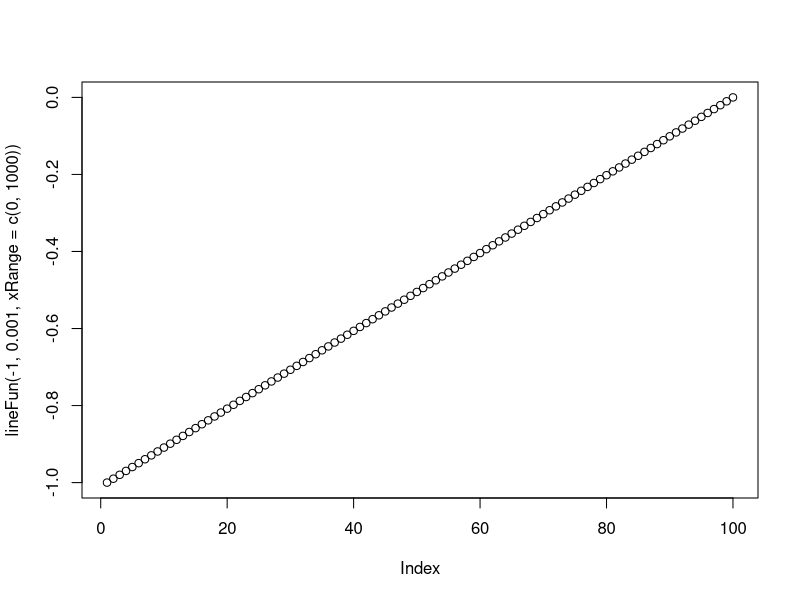
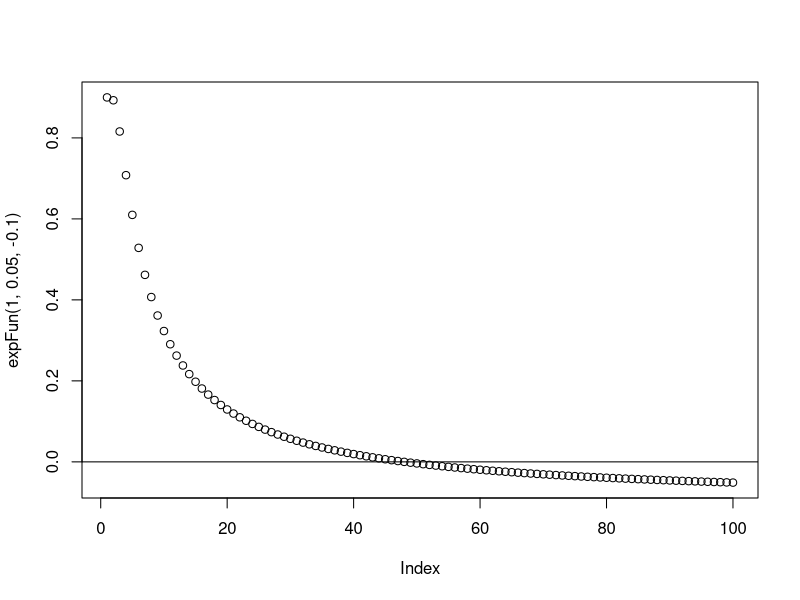
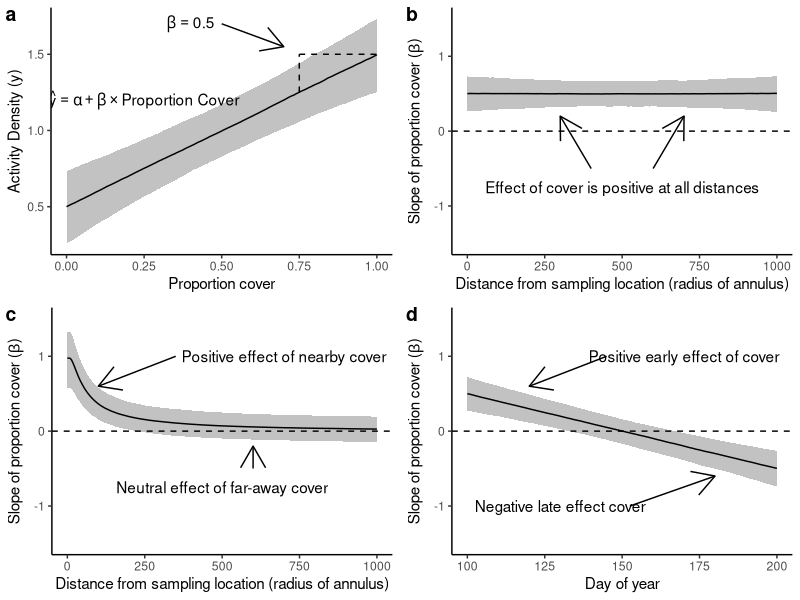

Reproduce these figures in R, in order.
# EXAMPLES OF FUNCTIONAL REGRESSION PLOTS
# USED FOR BOX 1 IN PAPER, EXPLAINING HOW TO INTERPRET FUNCTIONAL REGRESSION PLOTS
# SR FALL 2020

# Load everything ---------------------------------------------------------
library(tidyverse)
library(ggpubr)
theme_set(theme_classic()) #Classic theme

#Functions to simulate

#Line
lineFun <- function(int,slope,xRange=c(-1,1),n=100){
  x <- seq(min(xRange),max(xRange),length.out=n)
  y <- int + slope*x
  return(y)
}
plot(lineFun(-1,0.001,xRange=c(0,1000))) #Works

#Exponential
expFun <- function(a,b,d,xRange=c(0,1),n=100){
  x <- seq(min(xRange),max(xRange),length.out=n)
  y <- a*(1-exp(-b/x))+d
  return(y)
}
plot(expFun(1,0.05,-0.1)); abline(h=0)

#Set seed
set.seed(1)

#Positively sloped line
p1 <- apply(mapply(lineFun,int=rnorm(1000,1,0.1),slope=rnorm(1000,0.5,0.1),MoreArgs=list(n=1000)),
      1,function(x) quantile(x,c(0.05,0.5,0.95))) %>% t(.) %>% 
  data.frame(x=seq(0,1,length.out=length(.[,1])),.) %>% 
  rename(lwr=`X5.`,med=`X50.`,upr=`X95.`) %>% 
  ggplot(aes(x,med))+geom_ribbon(aes(ymax=upr,ymin=lwr),alpha=0.3)+
  geom_line()+
  labs(y='Activity Density (y)',x='Proportion cover')+#ylim(-1.5,1.5)+
  annotate('segment',x=0.75,xend=0.75,y=0.5+0.75,yend=0.5+1,linetype='dashed')+
  annotate('segment',x=0.75,xend=1,y=0.5+1,yend=0.5+1,linetype='dashed')+
  annotate('segment',x=0.5,xend=0.7,y=0.7+1,yend=0.55+1,arrow=arrow())+
  annotate('text',x=0.4,y=1.7,label='beta == 0.5',parse=TRUE)+
  annotate('text',x=0.25,y=1.2,label='hat(y) == alpha + beta %*% Proportion~Cover',parse=TRUE)
  
#Actual function: y = -0.5 + 1 * x
#Inverse: x + 0.5 = y

#Flat line
p2 <- apply(mapply(lineFun,int=rnorm(1000,0.5,0.1),slope=rnorm(1000,0,0.1),MoreArgs=list(n=1000)),
            1,function(x) quantile(x,c(0.05,0.5,0.95))) %>% t(.) %>% 
  data.frame(x=seq(0,1000,length.out=length(.[,1])),.) %>% 
  rename(lwr=`X5.`,med=`X50.`,upr=`X95.`) %>% 
  ggplot(aes(x,med))+geom_ribbon(aes(ymax=upr,ymin=lwr),alpha=0.3)+
  geom_line()+geom_hline(yintercept=0,linetype='dashed')+
  annotate('text',x=500,y=-0.75,label='Effect of cover is positive at all distances')+
  annotate('segment',x=400,xend=300,y=-0.5,yend=0.2,arrow=arrow())+
  annotate('segment',x=600,xend=700,y=-0.5,yend=0.2,arrow=arrow())+
  labs(x='Distance from sampling location (radius of annulus)',y=expression(paste('Slope of proportion cover (',beta,')')))+ylim(-1.5,1.5)

#Exponential
p3 <- apply(mapply(expFun,a=rnorm(1000,1,0.2),b=rnorm(1000,0.05,0.002),d=rnorm(1000,-0.02,0.1),MoreArgs=list(n=1000)),
            1,function(x) quantile(x,c(0.05,0.5,0.95))) %>% t(.) %>% 
  data.frame(x=seq(0,1000,length.out=length(.[,1])),.) %>% 
  rename(lwr=`X5.`,med=`X50.`,upr=`X95.`) %>% 
  ggplot(aes(x,med))+geom_ribbon(aes(ymax=upr,ymin=lwr),alpha=0.3)+
  geom_line()+geom_hline(yintercept=0,linetype='dashed')+
  annotate('text',x=700,y=1,label='Positive effect of nearby cover')+
  annotate('segment',x=350,xend=100,y=1,yend=0.6,arrow=arrow())+
  annotate('text',x=500,y=-0.75,label='Neutral effect of far-away cover')+
  annotate('segment',x=600,xend=600,y=-0.5,yend=-0.2,arrow=arrow())+
  labs(x='Distance from sampling location (radius of annulus)',y=expression(paste('Slope of proportion cover (',beta,')')))+ylim(-1.5,1.5)

#Negatively sloped line
p4 <- apply(mapply(lineFun,int=rnorm(1000,0,0.1),slope=rnorm(1000,-0.5,0.1),MoreArgs=list(n=1000)),
      1,function(x) quantile(x,c(0.05,0.5,0.95))) %>% t(.) %>% 
  data.frame(x=seq(0,1000,length.out=length(.[,1])),.) %>% 
  rename(lwr=`X5.`,med=`X50.`,upr=`X95.`) %>% 
  ggplot(aes(x,med))+geom_ribbon(aes(ymax=upr,ymin=lwr),alpha=0.3)+
  geom_line()+geom_hline(yintercept=0,linetype='dashed')+
  annotate('text',x=700,y=1,label='Positive early effect of cover')+
  annotate('segment',x=450,xend=200,y=1,yend=0.6,arrow=arrow())+
  annotate('text',x=300,y=-1,label='Negative late effect cover')+
  annotate('segment',x=525,xend=800,y=-1,yend=-0.6,arrow=arrow())+
  scale_x_continuous(breaks=seq(0,1000,250),labels=seq(100,200,25))+
  labs(x='Day of year',y=expression(paste('Slope of proportion cover (',beta,')')))+ylim(-1.5,1.5)

pAll <- ggarrange(p1,p2,p3,p4,labels=letters[1:4],nrow=2,ncol=2) #Plot spatial/temporal effects
ggsave('./figures/frExample.png',pAll,height=8,width=10)
